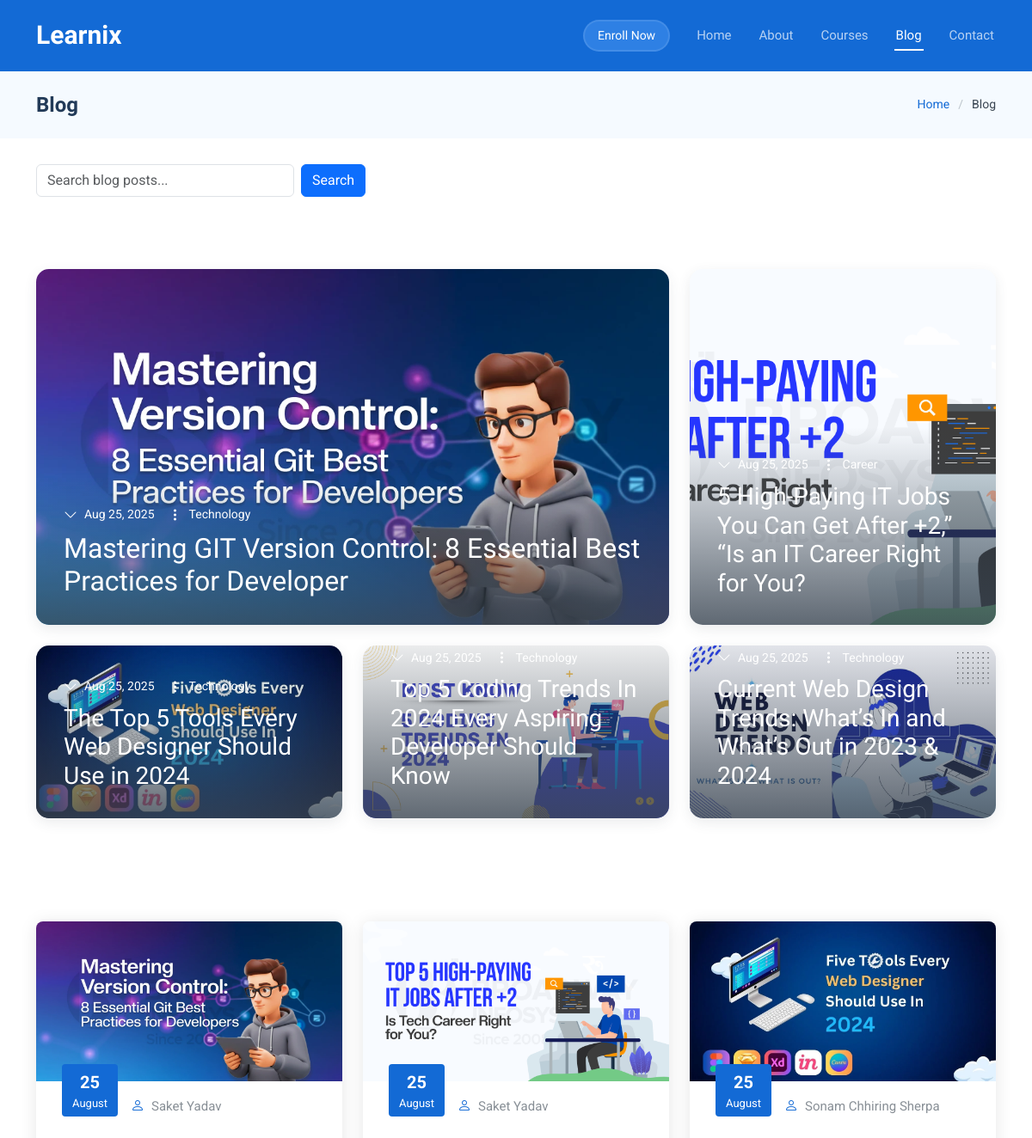
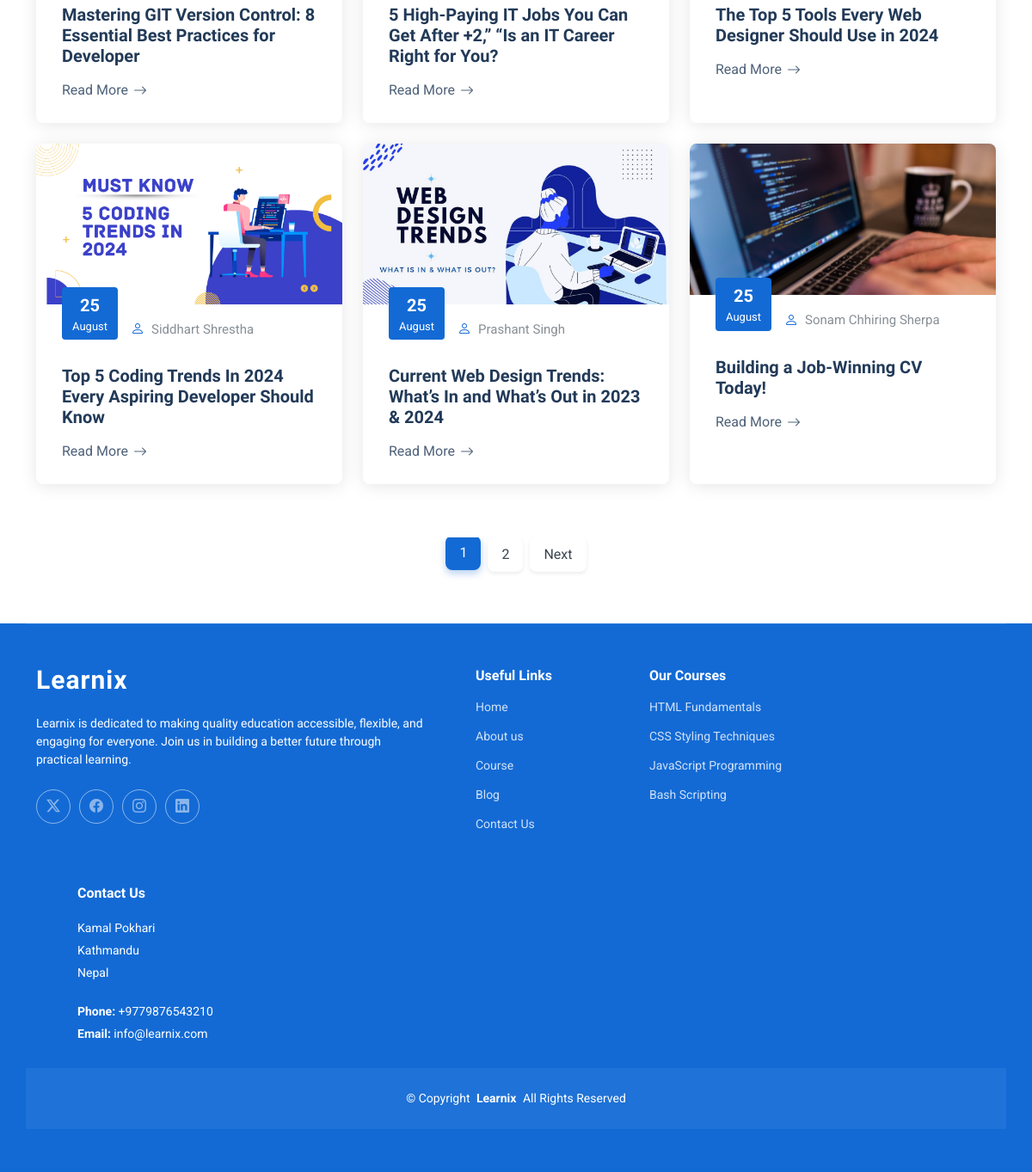
Screenshot of /blog/ with the database file from the repository (2 pictures, top to bottom).
### blog/models.py (models this page shows, shortened)
class BlogPost(models.Model):
    title = models.CharField(max_length=200)
    slug = models.SlugField(unique=True)  # for URLs like /blog/my-post/
    author = models.CharField(max_length=100)
    category = models.ForeignKey(Category, on_delete=models.SET_NULL, null=True)
    short_description = models.CharField(max_length=255)
    content = models.TextField()
    image = models.ImageField(upload_to='blog_images/')
    created_at = models.DateTimeField(auto_now_add=True)
    updated_at = models.DateTimeField(auto_now=True)
    author_image= models.ImageField(upload_to='author_images/', null=True, blank=True)

class Category(models.Model):
    name = models.CharField(max_length=50)

### blog/views.py (the view)
# urls.py: path('blog/', views.blog, name='blog'),
def blog(request):
    query = request.GET.get('q')
    if query:
        posts_list = BlogPost.objects.filter(
            Q(title__icontains=query) | Q(author__icontains=query)
        ).order_by('-created_at')
        featured_post = None  # No featured post for search results
        regular_posts = None  # Show first 4 posts as “regular”
    else:
        posts_list = BlogPost.objects.order_by('-created_at')
        featured_post = posts_list.first() if posts_list.exists() else None
        regular_posts = posts_list[1:5]  # next 4 posts after featured
    paginator = Paginator(posts_list, 6)
    page_number = request.GET.get('page')
    posts = paginator.get_page(page_number)
    context = {
        'featured_post': featured_post,
        'regular_posts': regular_posts,
        'all_posts': posts,
        'query': query,
    }
    return render(request, 'blog.html', context)

### template/blog.html (shortened to what this page needs)
{% extends 'base.html' %}
{% load static %}
{% block class_title %}blog-page{% endblock %}
{% block content %}
<div class="page-title light-background">
  <div class="container d-lg-flex justify-content-between align-items-center">
    <h1 class="mb-2 mb-lg-0">Blog</h1>
    <nav class="breadcrumbs">
      <ol>
        <li><a href="{% url 'home' %}">Home</a></li>
        <li class="current">Blog</li>
      </ol>
    </nav>
  </div>
</div>
<div class="container mb-4" style="margin-top: 30px;">
  <form method="GET" action="{% url 'blog' %}" class="d-flex">
    <input type="text" name="q" class="form-control me-2" placeholder="Search blog posts..." value="{{ query|default:'' }}" style="width: 300px;">
    <button type="submit" class="btn btn-primary">Search</button>
  </form>
</div>
<section id="blog-hero" class="blog-hero section">
  <div class="container" data-aos="fade-up" data-aos-delay="100">
    <div class="blog-grid">
      {% if featured_post %}
      <article class="blog-item featured" data-aos="fade-up">
        <img src="{{ featured_post.image.url }}" alt="{{ featured_post.title }}" class="img-fluid">
        <div class="blog-content">
          <div class="post-meta">
            <span class="date">{{ featured_post.created_at|date:"M d, Y" }}</span>
            <span class="category">{{ featured_post.category.name }}</span>
          </div>
          <h2 class="post-title">
            <a href="{% url 'blog_detail' featured_post.slug %}" title="{{ featured_post.title }}">{{ featured_post.title }}</a>
          </h2>
        </div>
      </article>
      {% endif %}
      {% if regular_posts %}
        {% for post in regular_posts %}
        <article class="blog-item" data-aos="fade-up" data-aos-delay="{{ forloop.counter0|add:'100' }}">
          <img src="{{ post.image.url }}" alt="{{ post.title }}" class="img-fluid">
          <div class="blog-content">
            <div class="post-meta">
              <span class="date">{{ post.created_at|date:"M d, Y" }}</span>
              {% if post.category %}
              <span class="category">{{ post.category.name }}</span>
              {% endif %}
            </div>
            <h3 class="post-title">
              <a href="{% url 'blog_detail' post.slug %}" title="{{ post.title }}">{{ post.title }}</a>
            </h3>
          </div>
        </article>
        {% endfor %}
      {% endif %}
    </div>
  </div>
</section>
<section id="blog-posts" class="blog-posts section">
  <div class="container" data-aos="fade-up" data-aos-delay="100">
    <div class="row gy-4">
      {% if all_posts %}
        {% for i in all_posts %}
        <div class="col-lg-4">
          <article class="position-relative h-100">
            <div class="post-img position-relative overflow-hidden">
              <img src="{{ i.image.url }}" class="img-fluid" alt="{{ i.title }}">
            </div>
            <div class="meta d-flex align-items-end">
              <span class="post-date"><span>{{ i.created_at|date:"d" }}</span>{{ i.created_at|date:"F" }}</span>
              <div class="d-flex align-items-center">
                <i class="bi bi-person"></i> <span class="ps-2">{{ i.author }}</span>
              </div>
            </div>
            <div class="post-content d-flex flex-column">
              <h3 class="post-title">{{ i.title }}</h3>
              <a href="{% url 'blog_detail' i.slug %}" class="readmore stretched-link"><span>Read More</span><i class="bi bi-arrow-right"></i></a>
            </div>
          </article>
        </div>
        {% endfor %}
      {% else %}
        <p>No posts found.</p>
      {% endif %}
    </div>
  </div>
</section>
<section id="pagination-2" class="pagination-2 section">
  <div class="container">
    <nav aria-label="Page navigation">
      <ul>
        {% for num in all_posts.paginator.page_range %}
        <li><a href="?page={{ num }}{% if query %}&q={{ query }}{% endif %}" class="{% if all_posts.number == num %}active{% endif %}">{{ num }}</a></li>
        {% endfor %}
        {% if all_posts.has_next %}
        <li><a href="?page={{ all_posts.next_page_number }}{% if query %}&q={{ query }}{% endif %}">Next</a></li>
        {% endif %}
      </ul>
    </nav>
  </div>
</section>
{% endblock %}

### template/base.html (shortened to what this page needs)
<!DOCTYPE html>
{%load static %}
<html lang="en">
<head>
  <link href="{%static 'assets/vendor/bootstrap/css/bootstrap.min.css' %}" rel="stylesheet">
  <link href="{%static 'assets/vendor/bootstrap-icons/bootstrap-icons.css' %}" rel="stylesheet">
  <link href="{%static 'assets/vendor/aos/aos.css' %}" rel="stylesheet">
  <link href="{%static 'assets/vendor/swiper/swiper-bundle.min.css' %}" rel="stylesheet">
  <link href="{%static 'assets/css/main.css' %}" rel="stylesheet">
</head>
<body class="{%block class_title%}{%endblock%}">
{% include 'partials/navbar.html' %}
  <main class="main">
     {% block content %}{% endblock %}
  </main>
{% include 'partials/footer.html' %}
</body>
</html>

### template/partials/navbar.html (shortened to what this page needs)
  <header id="header" class="header d-flex align-items-center sticky-top">
    <div class="container-fluid container-xl position-relative d-flex align-items-center">
      <a href="{%url 'home' %}" class="logo d-flex align-items-center me-auto">
        <h1 class="sitename">Learnix</h1>
      </a>
      <nav id="navmenu" class="navmenu">
        <ul>
          <li><a href="{%url 'home' %}" class="{%if request.path == '/' or request.path == '/home/' %}active{%endif%}">Home</a></li>
          <li><a href="{%url 'about' %}" class="{%if request.path == '/about/' or '/portfolio/' in request.path %}active{%endif%}">About</a></li>
          <li><a href="{%url 'course' %}" class="{%if request.path == '/course/' or '/course/' in request.path %}active{%endif%}">Courses</a></li>
          <li><a href="{%url 'blog' %}"class="{%if request.path == '/blog/' or '/blog/' in request.path %}active{%endif%}">Blog</a></li>
          <li><a href="{%url 'contact' %}" class="{%if request.path == 'contact/' or '/contact/' in request.path %}active{%endif%}">Contact</a></li>
        </ul>
      </nav>
      {%if user.is_authenticated%}
    <span style="color: #fff; font-weight: 600; margin-left: 100px;">
      Hello, {{ user.username|capfirst }}
    </span>
      <a class="btn-getstarted" href="{%url 'logout' %}">Logout</a>
      {%else%}
      <a class="btn-getstarted" href="{%url 'login' %}">Enroll Now</a>
      {%endif%}
    </div>
  </header>

### template/partials/footer.html
  <footer id="footer" class="footer accent-background">
    <div class="container footer-top">
      <div class="row gy-4">
        <div class="col-lg-5 col-md-12 footer-about">
          <a href="{%url 'home' %}" class="logo d-flex align-items-center">
            <span class="sitename">Learnix</span>
          </a>
          <p>Learnix is dedicated to making quality education accessible, flexible, and engaging for everyone. Join us in building a better future through practical learning.
</p>
          <div class="social-links d-flex mt-4">
            <a href="https://x.com/"><i class="bi bi-twitter-x"></i></a>
            <a href="https://facebook.com/"><i class="bi bi-facebook"></i></a>
            <a href="https://instagram.com/"><i class="bi bi-instagram"></i></a>
            <a href="https://linkedin.com/"><i class="bi bi-linkedin"></i></a>
          </div>
        </div>
        <div class="col-lg-2 col-6 footer-links ps-lg-5 pe-lg-3">
          <h4>Useful Links</h4>
          <ul>
            <li><a href="{%url 'home' %}">Home</a></li>
            <li><a href="{%url 'about' %}">About us</a></li>
            <li><a href="{%url 'course' %}">Course</a></li>
            <li><a href="{%url 'blog' %}">Blog</a></li>
            <li><a href="{%url 'contact' %}">Contact Us</a></li>
          </ul>
        </div>
        <div class="col-lg-2 col-6 footer-links ms-lg-5" >
          <h4>Our Courses</h4>
          <ul>
            <li><a href="{%url 'html_course' %}">HTML Fundamentals</a></li>
            <li><a href="{%url 'course' %}">CSS Styling Techniques</a></li>
            <li><a href="{%url 'course' %}">JavaScript Programming</a></li>
            <li><a href="{%url 'bash_course' %}">Bash Scripting</a></li>
          </ul>
        </div>
        <div class="col-lg-2 col-md-12 footer-contact text-center text-md-start ms-lg-5" >
          <h4>Contact Us</h4>
          <p>Kamal Pokhari</p>
          <p>Kathmandu</p>
          <p>Nepal</p>
          <p class="mt-4"><strong>Phone:</strong> <span>+9779876543210</span></p>
          <p><strong>Email:</strong> <span>info@learnix.com</span></p>
        </div>
      </div>
    </div>
    <div class="container copyright text-center mt-4">
      <p>© <span>Copyright</span> <strong class="px-1 sitename">Learnix</strong> <span>All Rights Reserved</span></p>
    </div>
  </footer>

### rows the page displays
BlogPost: image (picture), created_at "Aug 25, 2025", category.name "Technology", title "Mastering GIT Version Control: 8 Essential Best Practices for Developer", created_at "25", created_at "August", author "Saket Yadav"
BlogPost: image (picture), created_at "Aug 25, 2025", category.name "Career", title "5 High-Paying IT Jobs You Can Get After +2,” “Is an IT Career Right for You?", created_at "25", created_at "August", author "Saket Yadav"
BlogPost: image (picture), created_at "Aug 25, 2025", category.name "Technology", title "The Top 5 Tools Every Web Designer Should Use in 2024", created_at "25", created_at "August", author "Sonam Chhiring Sherpa"
BlogPost: image (picture), created_at "Aug 25, 2025", category.name "Technology", title "Top 5 Coding Trends In 2024 Every Aspiring Developer Should Know", created_at "25", created_at "August", author "Siddhart Shrestha"
BlogPost: image (picture), created_at "Aug 25, 2025", category.name "Technology", title "Current Web Design Trends: What’s In and What’s Out in 2023 & 2024", created_at "25", created_at "August", author "Prashant Singh"
BlogPost: image (picture), created_at "25", created_at "August", author "Sonam Chhiring Sherpa", title "Building a Job-Winning CV Today!"

### other values shown
{{ num }} "1" "2"
